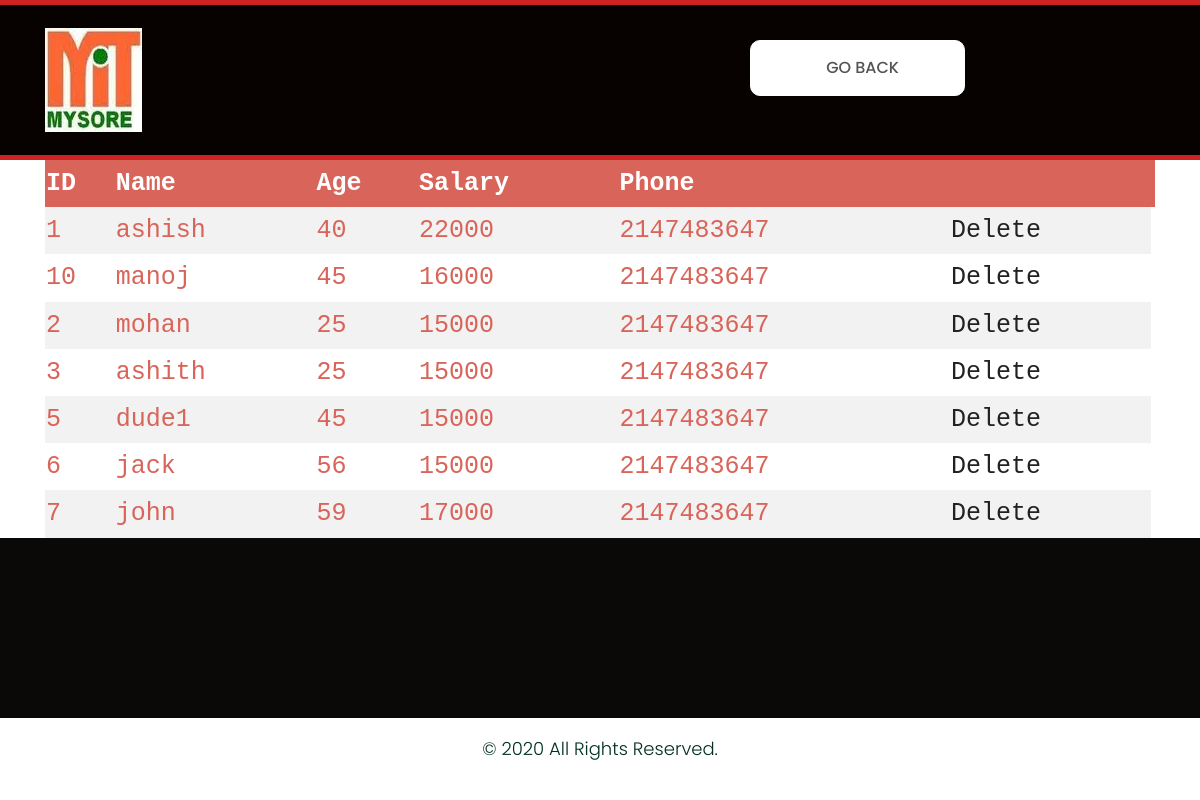
The app's page /MiniProject/displaydrivers.php, older data.
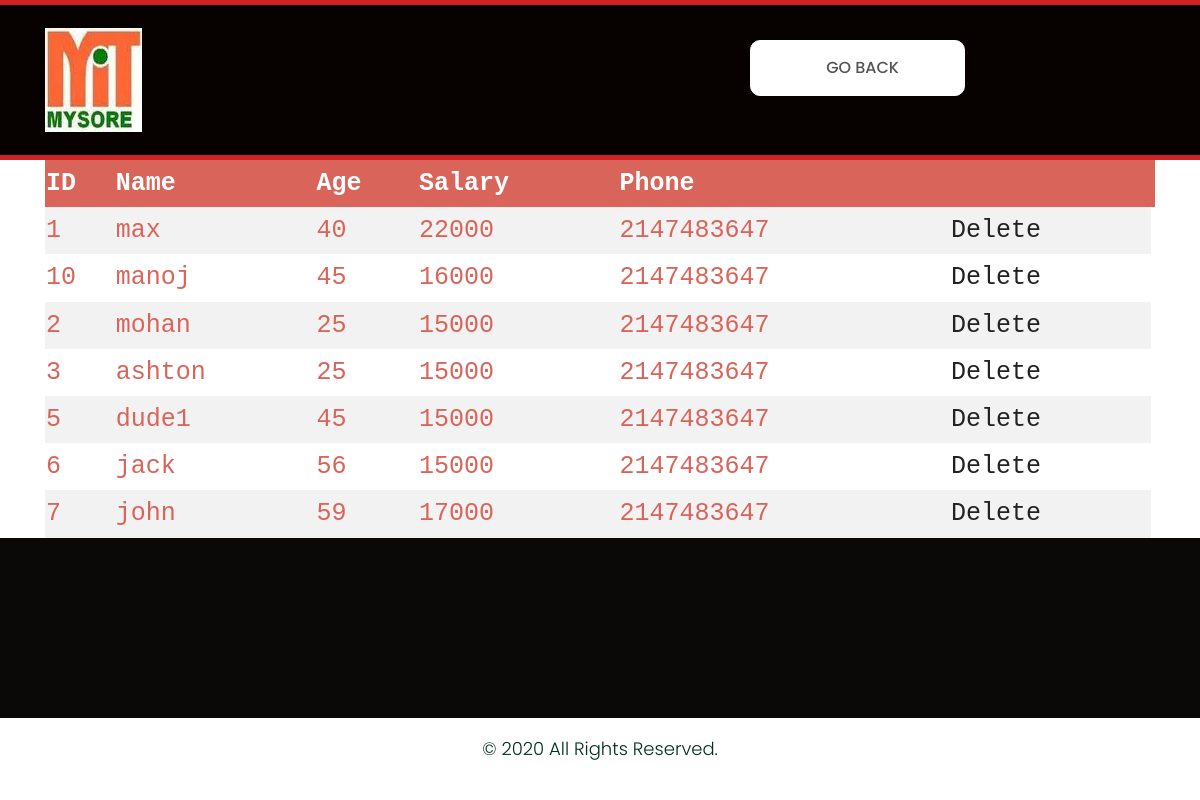
The same page, newer data.
### tables this page shows
CREATE TABLE `driver` (
  `D_no` varchar(10) NOT NULL,
  `D_Name` varchar(50) NOT NULL,
  `Age` int(4) NOT NULL,
  `Salary` int(10) NOT NULL,
  `phone` int(10) NOT NULL
);

### MiniProject/displaydrivers.php (the view, shortened to what this page needs)
<!DOCTYPE html>
<html lang="en">
<head>
    <link rel="stylesheet" href="css/bootstrap.min.css">
    <link rel="stylesheet" href="css/style.css">
    <link rel="stylesheet" href="css/responsive.css">
    <link rel="stylesheet" href="css/jquery.mCustomScrollbar.min.css">
    <link rel="stylesheet" href="https://netdna.bootstrapcdn.com/font-awesome/4.0.3/css/font-awesome.css">
    <link rel="stylesheet" href="https://cdnjs.cloudflare.com/ajax/libs/fancybox/2.1.5/jquery.fancybox.min.css" media="screen">
 </head>
<body class="main-layout">
    <header>
        <div class="header">
            <div class="container">
                <div class="row">
                    <div class="col-xl-2 col-lg-2 col-md-2 col-sm-2 col logo_section">
                        <div class="full">
                            <div class="center-desk">
                                <div class="logo">
                                    <a href="index.php"><img src="images/unnamed.jpg" alt="logo" /></a>
                                </div>
                            </div>
                        </div>
                    </div>
                    <div class="col-xl-8 col-lg-8 col-md-10 col-sm-10">
                        <div class="menu-area">
                            <div class="limit-box">
                                <nav class="main-menu">
                                    <ul class="menu-area-main">
                                    <li class="send"> <a href="driverregistration.php">Go Back</a> </li>
                                    </ul>
                                </nav>
                            </div>
                        </div>
                    </div>
                </div>
            </div>
    </header>
    <section class="banner_section">
        <div class="banner-main">
            <div class="container">
                <table>
                    <tr>
                        <th>ID</th>
                        <th>Name</th>
                        <th>Age</th>
                        <th>Salary</th>
                        <th>Phone</th>
                        <th></th>
                        <th></th>
                    </tr>
          <?php
           $con = mysqli_connect("localhost", "root", "", "bustransport") or die(mysqli_error($con));
           $select_query = "CALL `getDriver`()";
           $result = $con-> query($select_query);
           if($result->num_rows > 0){
              while ($row = mysqli_fetch_array($result)) {
                echo "<tr><td>".$row["D_no"]."</td><td>".$row["D_Name"]."</td><td>".$row["Age"]."</td><td>".$row["Salary"]."</td><td>".$row["phone"]."</td><td>"."<a href=deletedriver.php?D_no=".$row["D_no"].">Delete</a>"."</td></tr>";
              }
              echo "</table>";
           }
           else {
               echo "0 result";
           }
           ?>
            </div>
        </div>
    </section>
    <footer id="footer_with_contact">
        <div class="footer">
            <div class="copyright">
                <p>© 2020 All Rights Reserved.</p>
            </div>
        </div>
    </footer>
</body>
</html>

### MiniProject/css/style.css (style rules this page uses)
* { box-sizing: border-box !important; }
html { scroll-behavior: smooth; }
body { color: #666666; font-size: 14px; font-family: 'poppins', sans-serif; line-height: 1.80857; font-weight: normal; overflow-x: hidden; }
a { color: #1f1f1f; text-decoration: none !important; outline: none !important; -webkit-transition: all .3s ease-in-out; -moz-transition: all .3s ease-in-out; -ms-transition: all .3s ease-in-out; -o-transition: all .3s ease-in-out; transition: all .3s ease-in-out; }
*, *::after, *::before { -webkit-box-sizing: border-box; -moz-box-sizing: border-box; box-sizing: border-box; }
ul, li, ol { margin: 0px; padding: 0px; list-style: none; }
p { margin: 0px; font-weight: 300; font-size: 15px; line-height: 24px; }
a { color: #222222; text-decoration: none; outline: none !important; }
a, .btn { text-decoration: none !important; outline: none !important; -webkit-transition: all .3s ease-in-out; -moz-transition: all .3s ease-in-out; -ms-transition: all .3s ease-in-out; -o-transition: all .3s ease-in-out; transition: all .3s ease-in-out; }
img { max-width: 100%; height: auto; }
.full { float: left; width: 100%; }
.full { width: 100%; float: left; margin: 0; padding: 0; }
.logo_section { text-align: center; }
.logo { float: left; }
nav.main-menu { float: right; margin-left: 0; }
.main-menu { text-align: center; }
.main-menu ul { margin: 0; list-style-type: none; margin-top: 12px; }
.main-menu ul>li { display: inline-block; position: relative; }
.main-menu ul>li a { padding: 7px 10px 7px 10px; line-height: 20px; font-size: 16px; display: block; font-weight: 500; color: #555454; text-transform: uppercase; margin: 0px 15px; }
.main-menu ul li:last-child a { padding-right: 0; }
.main-menu ul li:first-child { margin-left: 0; }
.main-menu ul>li { position: inherit; display: inline-block; vertical-align: middle; }
.header { background: #070100; padding: 23px 0px; border-top: #cf2323 solid 5px; border-bottom: #cf2323 solid 5px; }
.logo a { font-size: 40px; font-weight: bold; text-transform: uppercase; color: #fff; line-height: 40px; }
.banner-main { position: relative; }
.send { font-size: 16px; border: #fff solid 1px; padding: 10px 50px; background-color: #fff; align-items: center; flex-wrap: wrap; border-radius: 10px; color: #f70e0e; }
.footer { background: #0b0808; padding-top: 90px; }
.copyright { background-color: #fff; padding: 20px 0px; margin-top: 90px; }
.copyright p { color: #023023; font-size: 18px; line-height: 22px; text-align: center; }

### MiniProject/displaydrivers.php (style rules this page uses)
table { border-collapse: collapse; width: 100%; color: #d96459; font-family: monospace; font-size: 25px; text-align: left; }
th { background-color: #d96459; color: white; }
tr:nth-child(even) { background-color: #f2f2f2 }

Row changes from the older to the newer data that the page shows:
changed driver id 1: D_Name "ashish" → "max"
changed driver id 3: D_Name "ashith" → "ashton"
